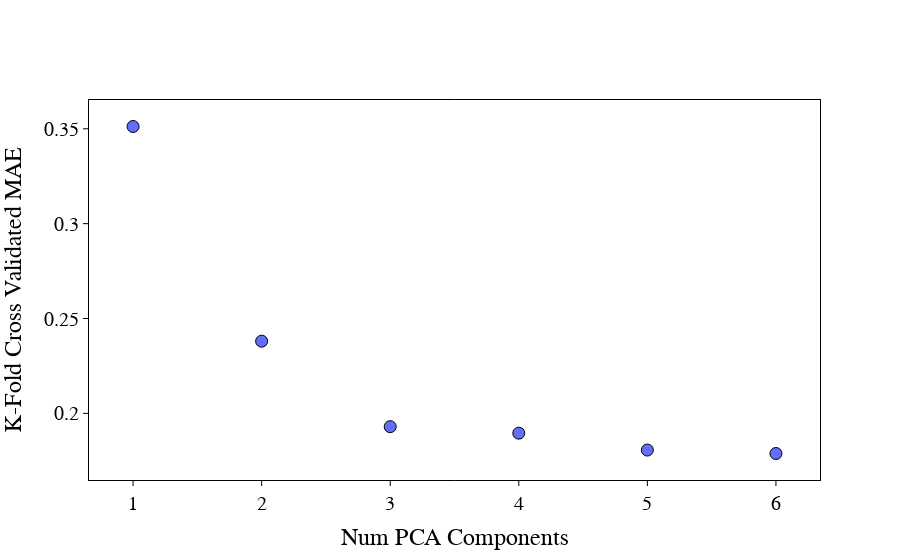

Notebook cell for this chart:
### Code cell
from methods_models import plot_mae_vs_pca
plot_mae_vs_pca(
    df_models=df_models,
    layout_shared=layout_shared,
    scatter_marker_props=scatter_marker_props,
    )

### Figure 1 — Plotly figure (JSON) as saved in the notebook; plotly's stock layout.template omitted (floating-point values rounded to 4 significant figures)
{"data": [{"marker": {"line": {"color": "black", "width": 1}, "size": 12, "symbol": "circle"}, "mode": "markers", "type": "scatter", "x": [1, 2, 3, 4, 5, 6], "y": [0.3512, 0.2381, 0.193, 0.1896, 0.1807, 0.1788]}], "layout": {"font": {"color": "black", "family": "Arial"}, "paper_bgcolor": "white", "plot_bgcolor": "white", "showlegend": false, "xaxis": {"linecolor": "black", "mirror": true, "showgrid": false, "showline": true, "tickcolor": "black", "tickfont": {"family": "Arial", "size": 20}, "ticks": "outside", "title": {"font": {"color": "black", "family": "Arial", "size": 24}, "text": "Num PCA Components"}}, "yaxis": {"linecolor": "black", "mirror": true, "showgrid": false, "showline": true, "tickcolor": "black", "tickfont": {"family": "Arial", "size": 20}, "ticks": "outside", "title": {"font": {"color": "black", "family": "Arial", "size": 24}, "text": "K-Fold Cross Validated MAE"}}}}
